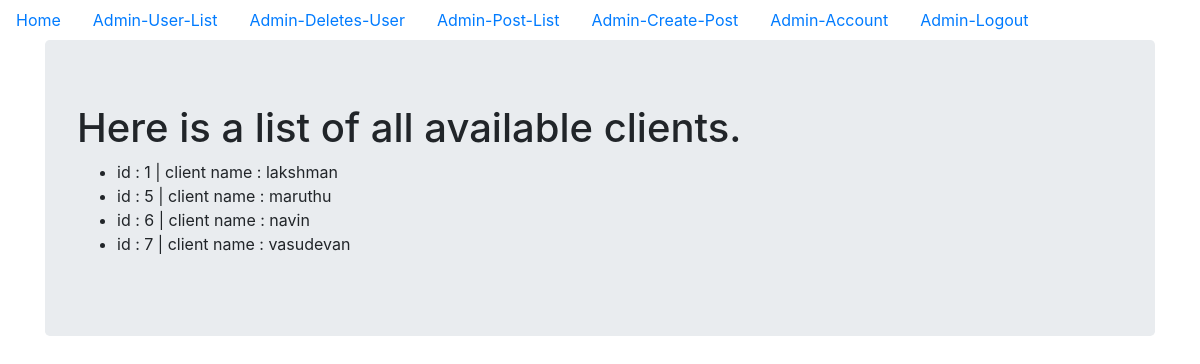
The app's page /admin_user_list (signed in), older data.
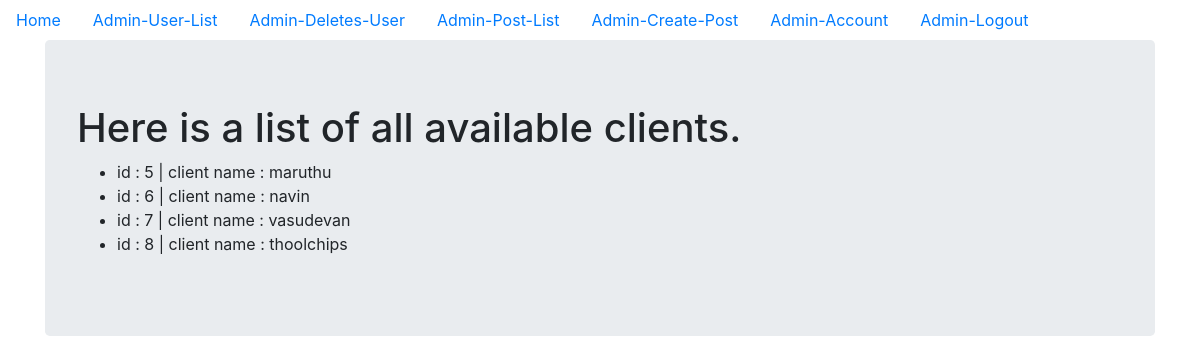
The same page, newer data.
### models.py (models this page shows, shortened)
class User(db.Model, UserMixin):
    __tablename__ = 'user_table'
    id = db.Column(db.Integer, primary_key = True)
    profile_image = db.Column(db.String(20), nullable=False, default='user_default_profile.jpg')
    email = db.Column(db.String(64), unique=True, index=True)
    username = db.Column(db.String(64), unique=True, index=True)
    password_hash = db.Column(db.String(128))
    posts = db.relationship('UserBlogPost', backref='user_author', lazy=True)
    admin_id = db.Column(db.Integer,db.ForeignKey('admin_table.id'), nullable=False)
    def __repr__(self):
        return f"id : {self.id} | client name : {self.username}"

### admin_site/admin_blog_post/views.py (the view)
@admin_blog_post_bp.route('/admin_user_list')
@login_required
@reauth_required('user')
def admin_user_list():
    clients = User.query.filter_by(admin_id=current_user.id).all()
    return render_template('admin_user_list.html', clients=clients)

### models.py (called while the page is built)
@login_manager.user_loader
def load_user(user_id):
    user = User.query.get(user_id)
    if user:
        return user
    admin = Admin.query.get(user_id)
    if admin:
        return admin
    return None

### reauthentication.py (called while the page is built)
def reauth_required(role):
    def decorator(f):
        @wraps(f)
        def decorated_function(*args, **kwargs):
            if not session.get('reauthenticated'):
                flash('Please re-authenticate to access this page.', 'warning')
                if role == 'user' and current_user.id != 0:
                    return redirect(url_for('admin_authentication_bp.admin_login', next=request.url))
                elif role == 'admin' and current_user.id == 0:
                    return redirect(url_for('user_authentication_bp.user_login', next=request.url))
            return f(*args, **kwargs)
        return decorated_function
    return decorator

### admin_site/templates/admin_user_list.html
{% extends "base.html" %}
{% block content %}
<div class="jumbotron">
  <h1>Here is a list of all available clients.</h1>
  <ul>
    {% for cli in clients  %}
    <li>{{cli}}</li>
    {% endfor %}
  </ul>
</div>
{% endblock %}

### templates/base.html (shortened to what this page needs)
<!DOCTYPE html>
<html lang="en" dir="ltr">
  <head>
    <link rel="stylesheet" href="https://maxcdn.bootstrapcdn.com/bootstrap/4.0.0/css/bootstrap.min.css">
  </head>
  <body>
    <ul class='nav'>
      <li class='nav-link'>
        <a href="{{url_for('home')}}">Home</a>
      </li>
      {% if current_user.is_authenticated %}
            {% if current_user.id == 0 %}
                  <li class='nav-link'>
                    <a href="{{url_for('admin_blog_post_bp.admin_user_list')}}">Admin-User-List</a>
                  </li>
                  <li class='nav-link'>
                    <a href="{{url_for('admin_blog_post_bp.admin_deletes_user')}}">Admin-Deletes-User</a>
                  </li>
                  <li class='nav-link'>
                    <a href="{{url_for('admin_blog_post_bp.admin_post_list')}}">Admin-Post-List</a>
                  </li>
                  <li class='nav-link'>
                    <a href="{{url_for('admin_blog_post_bp.admin_create_post')}}">Admin-Create-Post</a>
                  </li>
                  <li class='nav-link'>
                    <a href="{{url_for('admin_authentication_bp.admin_account')}}">Admin-Account</a>
                  </li>
                  <li class='nav-link'>
                    <a href="{{url_for('admin_authentication_bp.admin_logout')}}">Admin-Logout</a>
                  </li>
            {% endif %}
      {% endif %}
    </ul>
<div class="container">
  {% block content %}
  {% endblock %}
</div>
  </body>
</html>

Row changes from the older to the newer data that the page shows:
removed User: id+username "id : 1 | client name : lakshman"
added User: id+username "id : 8 | client name : thoolchips"
